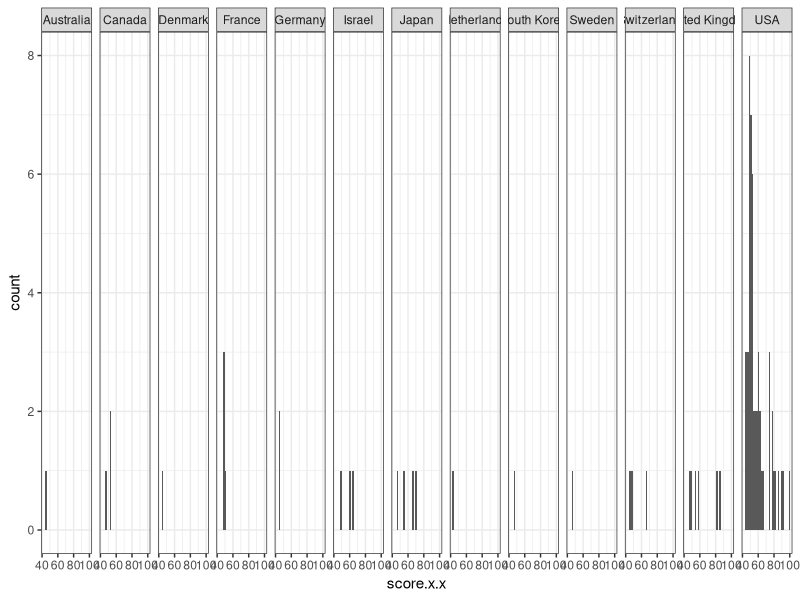
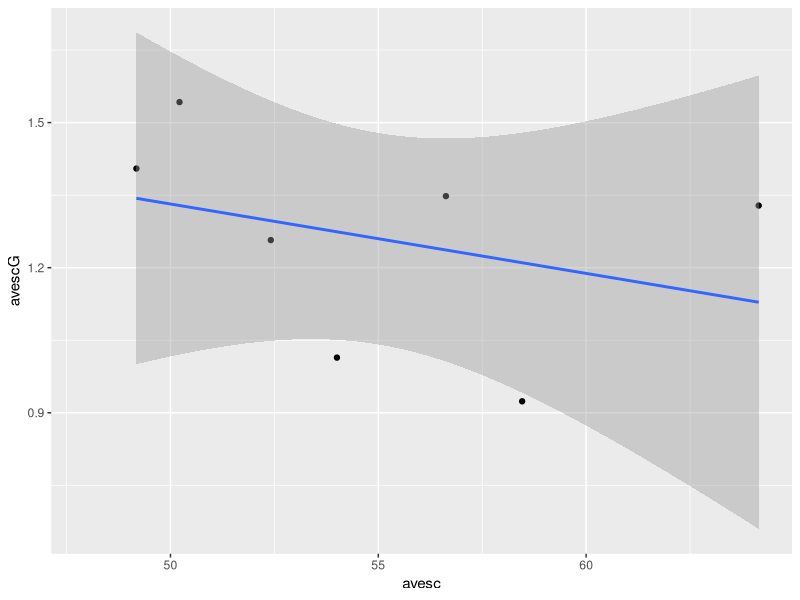
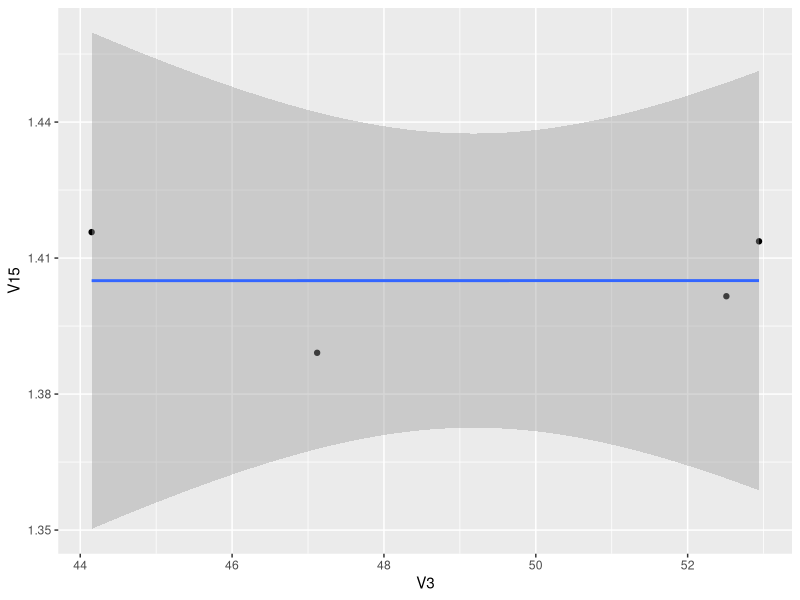

Reproduce these figures in R, in order.
library(ggplot2)
rank <- read.csv("./Data/College ranking.csv", stringsAsFactors = F, na.strings = c("NA", ""))
GDP <- read.csv("./Data/Country GDP.csv", stringsAsFactors = F, na.strings = c("NA",""))
data <- read.csv("./Data/edu_var.csv", stringsAsFactors = F, na.strings = c("NA",""))
expend <- read.csv("./Data/Government expenditure.csv", stringsAsFactors = F, na.strings = c("NA",""))
rank_2012 <- rank[rank$year == "2012",]
rank_2013 <- rank[rank$year == "2013",]
rank_2014 <- rank[rank$year == "2014",]
rank_2014 <- rank_2014[1:100,]
rank_2015 <- rank[rank$year == "2015",]
rank_2015 <- rank_2015[1:100,]
rank_total1 <- merge(rank_2012, rank_2013, by = "institution")
rank_total2 <- merge(rank_2014, rank_2015, by = "institution")
rank_total <- merge(rank_total1, rank_total2, by = "institution")
ggplot(rank_total, aes(x = score.x.x)) + geom_histogram() + facet_grid(~country.x.x) + theme_bw() + stat_bin(bins = 100)

#計算各國各年分數
countrymean <- function(x,y,z){
  eval.parent(substitute(z[z$country == y, paste("x",x[1,"year"], sep = "")] <- mean(x[x$country == y,2])))
}
country <- c("Australia", "Canada", "Denmark", "France", "Germany", 'Israel','Japan','Netherlands','South Korea','Sweden','Switzerland','United Kingdom','USA')
x2012 <- c(1:13)
x2013 <- c(1:13)
x2014 <- c(1:13)
x2015 <- c(1:13)
score <- data.frame(country, x2012, x2013,x2014,x2015)

score_2012 <- as.data.frame(rank_2012[,c(3,13,14)])
score_2013 <- as.data.frame(rank_2013[,c(3,13,14)])
score_2014 <- as.data.frame(rank_2014[,c(3,13,14)])
score_2015 <- as.data.frame(rank_2015[,c(3,13,14)])
countrymean(score_2012, "USA", score)
countrymean(score_2013, "USA", score)
countrymean(score_2014, "USA", score)
countrymean(score_2015, "USA", score)
countrymean(score_2012, "Australia", score)
countrymean(score_2013, "Australia", score)
countrymean(score_2014, "Australia", score)
countrymean(score_2015, "Australia", score)
countrymean(score_2012, "Canada", score)
countrymean(score_2013, "Canada", score)
countrymean(score_2014, "Canada", score)
countrymean(score_2015, "Canada", score)
countrymean(score_2012, "Denmark", score)
countrymean(score_2013, "Denmark", score)
countrymean(score_2014, "Denmark", score)
countrymean(score_2015, "Denmark", score)
countrymean(score_2012, "France", score)
countrymean(score_2013, "France", score)
countrymean(score_2014, "France", score)
countrymean(score_2015, "France", score)
countrymean(score_2012, "Germany", score)
countrymean(score_2013, "Germany", score)
countrymean(score_2014, "Germany", score)
countrymean(score_2015, "Germany", score)
countrymean(score_2012, "Israel", score)
countrymean(score_2013, "Israel", score)
countrymean(score_2014, "Israel", score)
countrymean(score_2015, "Israel", score)
countrymean(score_2012, "Japan", score)
countrymean(score_2013, "Japan", score)
countrymean(score_2014, "Japan", score)
countrymean(score_2015, "Japan", score)
countrymean(score_2012, "Netherlands", score)
countrymean(score_2013, "Netherlands", score)
countrymean(score_2014, "Netherlands", score)
countrymean(score_2015, "Netherlands", score)
countrymean(score_2012, "South Korea", score)
countrymean(score_2013, "South Korea", score)
countrymean(score_2014, "South Korea", score)
countrymean(score_2015, "South Korea", score)
countrymean(score_2012, "Sweden", score)
countrymean(score_2013, "Sweden", score)
countrymean(score_2014, "Sweden", score)
countrymean(score_2015, "Sweden", score)
countrymean(score_2012, "Switzerland", score)
countrymean(score_2013, "Switzerland", score)
countrymean(score_2014, "Switzerland", score)
countrymean(score_2015, "Switzerland", score)
countrymean(score_2012, "United Kingdom", score)
countrymean(score_2013, "United Kingdom", score)
countrymean(score_2014, "United Kingdom", score)
countrymean(score_2015, "United Kingdom", score)
score$avesc <- apply(score[2:5], 1, mean)

score.GPI <- merge(score, data[data$topic == "School enrollment, tertiary (gross), gender parity index (GPI)",], by = "country")
#國與國
score.GPI$avescG <- apply(score.GPI[8:11], 1, mean)
model.GPI <- lm(avesc~avescG, data = score.GPI)
summary(model.GPI)
ggplot(score.GPI, aes(avesc, avescG)) + geom_point() + geom_smooth(method ="lm")
#各年
year.GPI <- cbind(as.data.frame(t(score.GPI[,2:5])),as.data.frame(t(score.GPI[,8:11])))
colnames(year.GPI) <- paste("V", c(1:24), sep = "")
summary(lm(as.numeric(score.GPI[3,2:5]) ~ as.numeric(score.GPI[3,8:11])))
ggplot(year.GPI, aes(V3,V15)) + geom_point() +geom_smooth(method = "lm")

score.expend <- merge(score, data[data$topic == "Expenditure on tertiary education (% of government expenditure on education)",], by = "country")

score.expend.std <- merge(score, data[data$topic == "Expenditure on tertiary education (% of government expenditure on education)",], by = "country")

score.current <- merge(score, data[data$topic == "Current education expenditure, tertiary (% of total expenditure in tertiary public institutions)",], by = "country")

score.gross <- merge(score,data[data$topic == "School enrollment, tertiary (% gross)",], by = "country")

score.stdratio <- merge(score, data[data$topic == "Pupil-teacher ratio, tertiary",], by = "country")

score.attain <- merge(score, data[data$topic == "Educational attainment, at least completed short-cycle tertiary, population 25+, total (%) (cumulative)",], by = "country")

